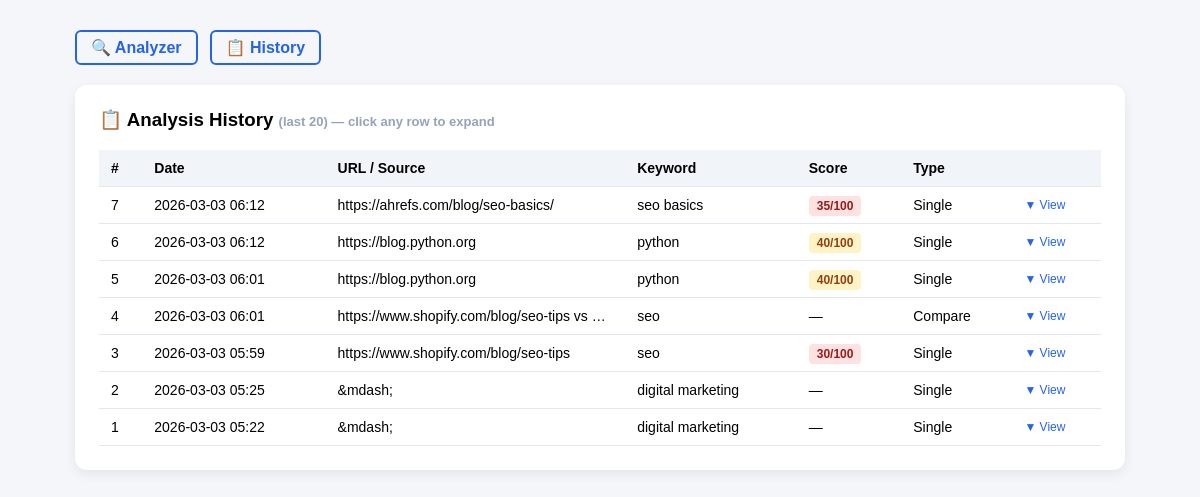
The app's page /history with its own data.
### database.py (models this page shows)
class Analysis(Base):
    __tablename__ = "analyses"
    id = Column(Integer, primary_key=True, index=True)
    timestamp = Column(DateTime, default=datetime.datetime.utcnow)
    url1 = Column(String, nullable=True)
    url2 = Column(String, nullable=True)
    keyword = Column(String, nullable=True)
    report_json = Column(Text)

### main.py (the view)
@app.get("/history", response_class=HTMLResponse)
async def history_page(request: Request):
    try:
        db = SessionLocal()
        records = db.query(Analysis).order_by(Analysis.timestamp.desc()).limit(20).all()
        db.close()
        history_data = []
        for r in records:
            history_data.append({
                "id": r.id,
                "timestamp": r.timestamp.strftime("%Y-%m-%d %H:%M") if r.timestamp else "N/A",
                "url1": r.url1,
                "url2": r.url2,
                "keyword": r.keyword,
                "report": json.loads(r.report_json) if r.report_json else {}
            })
    except Exception as e:
        history_data = []
        print(f"DB fetch error: {e}")
    return templates.TemplateResponse("index.html", base_ctx(request, history=history_data))

### Templates/index.html (shortened to what this page needs)
<!DOCTYPE html>
<html>
<head>
</head>
<body>
<div class="container">
    <nav>
        <a href="/">🔍 Analyzer</a>
        <a href="/history">📋 History</a>
    </nav>
{% if history is not none %}
<div class="card">
    <h3>&#128203; Analysis History <span style="font-size:13px;color:#94a3b8;">(last 20) &mdash; click any row to expand</span></h3>
    {% if history %}
    <table>
        <thead>
            <tr>
                <th>#</th>
                <th>Date</th>
                <th>URL / Source</th>
                <th>Keyword</th>
                <th>Score</th>
                <th>Type</th>
                <th></th>
            </tr>
        </thead>
        <tbody>
        {% for item in history %}
        <tr style="cursor:pointer;" onclick="toggleDetail('detail-{{ item.id }}', this)">
            <td>{{ item.id }}</td>
            <td>{{ item.timestamp }}</td>
            <td style="max-width:220px;overflow:hidden;text-overflow:ellipsis;white-space:nowrap;">
                {{ item.url1 or "&mdash;" }}{% if item.url2 %} vs {{ item.url2 }}{% endif %}
            </td>
            <td>{{ item.keyword or "&mdash;" }}</td>
            <td>
                {% if item.report.score is defined %}
                <span class="history-score {% if item.report.score >= 70 %}good{% elif item.report.score >= 40 %}average{% else %}bad{% endif %}">
                    {{ item.report.score }}/100
                </span>
                {% elif item.report["URL 1"] is defined %}
                <span class="history-score average">Compare</span>
                {% else %}&mdash;{% endif %}
            </td>
            <td>{% if item.url2 %}Compare{% else %}Single{% endif %}</td>
            <td style="color:#2563eb;font-size:12px;white-space:nowrap;">&#9660; View</td>
        </tr>
        {% endfor %}
        </tbody>
    </table>
    {% else %}
    <p style="color:#94a3b8;">No analyses saved yet. Run an analysis to see history here.</p>
    {% endif %}
</div>
{% endif %}
</div>
</body>
</html>

### Templates/index.html (style rules this page uses)
* { box-sizing: border-box; }
body { font-family: Arial, sans-serif; background: #f4f6f9; padding: 30px; margin: 0; }
.container { max-width: 1050px; margin: auto; }
.card { background: white; padding: 24px; margin-bottom: 20px; border-radius: 12px; box-shadow: 0 4px 12px rgba(0,0,0,0.07); }
h2, h3 { margin-top: 0; }
nav { display: flex; gap: 12px; margin-bottom: 20px; }
nav a { text-decoration: none; color: #2563eb; font-weight: bold; padding: 6px 14px; border: 2px solid #2563eb; border-radius: 6px; }
table { width: 100%; border-collapse: collapse; margin-top: 10px; font-size: 14px; }
th, td { padding: 10px 12px; border-bottom: 1px solid #e2e8f0; text-align: left; }
th { background: #f1f5f9; font-weight: bold; }
.average { background: #fef3c7; color: #92400e; }
.bad { background: #fee2e2; color: #991b1b; }
.history-score { font-weight: bold; padding: 3px 8px; border-radius: 4px; font-size: 12px; }

### records on screen
Analysis: id "7", timestamp "2026-03-03 06:12", url1 "https://ahrefs.com/blog/seo-basics/", keyword "seo basics", report.score "35", shows "Single"
Analysis: id "6", timestamp "2026-03-03 06:12", url1 "https://blog.python.org", keyword "python", report.score "40", shows "Single"
Analysis: id "5", timestamp "2026-03-03 06:01", url1 "https://blog.python.org", keyword "python", report.score "40", shows "Single"
Analysis: id "4", timestamp "2026-03-03 06:01", url1 "https://www.shopify.com/blog/seo-tips", url2 "h…", keyword "seo", shows "Compare"
Analysis: id "3", timestamp "2026-03-03 05:59", url1 "https://www.shopify.com/blog/seo-tips", keyword "seo", report.score "30", shows "Single"
Analysis: id "2", timestamp "2026-03-03 05:25", url1 "&mdash;", keyword "digital marketing", shows "Single"
Analysis: id "1", timestamp "2026-03-03 05:22", url1 "&mdash;", keyword "digital marketing", shows "Single"
